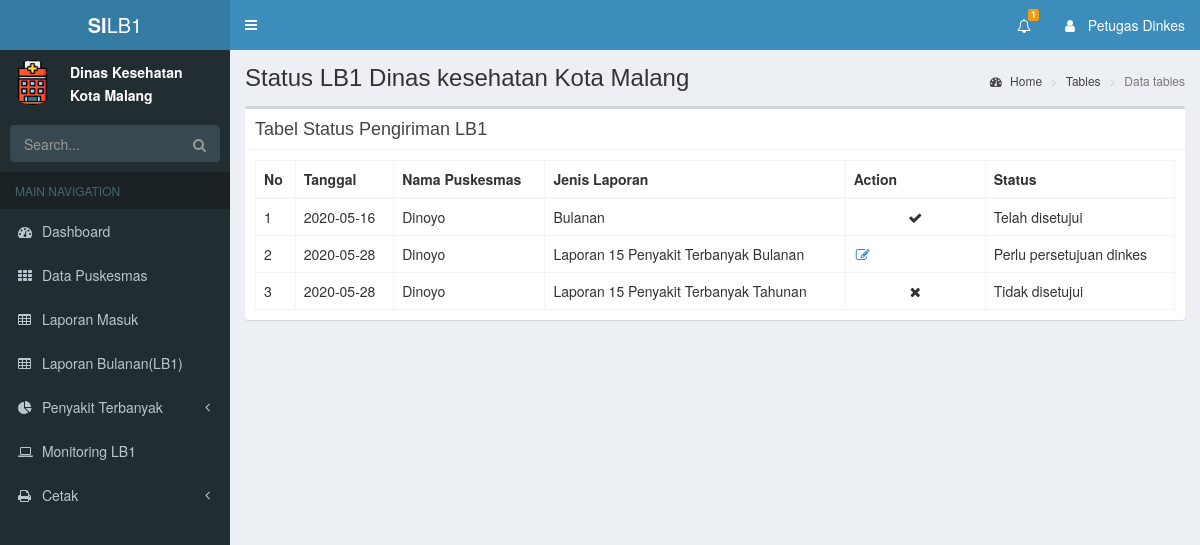
The page /index.php/dinkes/laporanDinkes on the database its author committed.
### tables this page shows
CREATE TABLE `detail_laporan` (
  `id_laporan` int(10) NOT NULL,
  `id_jp` int(10) NOT NULL,
  `jenis_laporan` varchar(100) NOT NULL,
  `nama_puskesmas` varchar(100) NOT NULL,
  `status` int(10) NOT NULL,
  `tanggal` date NOT NULL,
  `datalb1` text NOT NULL,
  `ket` text NOT NULL,
  `pesan` int(10) NOT NULL,
  `waktu` time NOT NULL
);

### application/controllers/Dinkes.php (called while the page is built, shortened)
<?php
class Dinkes extends CI_Controller{
    function __construct(){
      $this->load->helper('url');
      $this->load->model('M_Data_Puskesmas');
      $this->load->model('M_Dinkes');
      $this->load->model('DataLB1_model');
      $this->load->helper(array('form', 'url'));
    }
    public function header()
    {
      $result = $this->M_Dinkes->notif();
      $data['notif'] = count($result);
      $data['data_notif'] = $result;
      $this->load->view('header/d_header', $data);
    }
    public function laporanDinkes()
    {
      $data['status'] = $this->M_Dinkes->tampilLB();
      $this->load->view('dinkes/laporan_masukdinkes', $data);
      $this->load->view('footer/d_footer');
    }
}

### index.php (called while the page is built, shortened)
<?php
require_once BASEPATH.'core/CodeIgniter.php';

### application/models/M_Dinkes.php (called while the page is built, shortened)
<?php
class M_Dinkes extends CI_Model{
    public function tampilLB()
    {
        $this->db->select('*');
        $this->db->from('detail_laporan');
        $this->db->where("status BETWEEN 2 AND 4");
        $query = $this->db->get();
        return $query->result();
    }
    public function notif()
    {
        $this->db->where('status', 2);
        $result = $this->db->get('detail_laporan')->result_array();
        return $result;
    }
}

### application/views/dinkes/laporan_masukdinkes.php (the view)
<div class="content-wrapper">
  <section class="content-header">
    <h1>
      Status LB1 Dinas kesehatan Kota Malang
    </h1>
    <ol class="breadcrumb">
      <li><a href="#"><i class="fa fa-dashboard"></i> Home</a></li>
      <li><a href="#">Tables</a></li>
      <li class="active">Data tables</li>
    </ol>
  </section>
  <section class="content">
    <div class="row">
      <div class="col-xs-12">
      <div class="box">
          <div class="box-header with-border">
            <h3 class="box-title">Tabel Status Pengiriman LB1</h3>
          </div>
          <div class="box-body">
            <table class="table table-bordered">
              <thead>
              <tr>
                <th >No</th>
                <th >Tanggal</th>
                <th >Nama Puskesmas</th>
                <th >Jenis Laporan</th>
                <th style="width: 140px" >Action</th>
                <th >Status</th>
              </tr>
              </thead>
              <tbody>
              <?php $no =0; foreach ($status as $st ): $no++; ?>
              <tr>
                <td><?php echo $no?></td>
                <td><?php echo $st->tanggal?></td>
                <td><?php echo $st->nama_puskesmas?></td>
                <td><?php echo $st->jenis_laporan?>
                <?php if ($st->status == 4) { ?>
                  <td style="text-align: center;"><span class="fa fa-fw fa-times"></span></td>
                <?php }elseif ($st->status == 2 && $st->id_jp == 1 || $st->id_jp == 2 || $st->id_jp == 3 ) { ?>
                  <td><a class='fa fa-fw fa-edit' href="<?php echo site_url('dinkes/detailLBdinkes/' . $st->id_laporan);?>"><span class="menu-icon icon-edit"></span></a></td>
                <?php }elseif ($st->status == 2 && $st->id_jp == 4 ) { ?>
                  <td><a class='fa fa-fw fa-edit' href="<?php echo site_url('dinkes/detailPenyBulan/' . $st->id_laporan);?>"><span class="menu-icon icon-edit"></span></a></td>
                <?php }elseif ($st->status == 2 && $st->id_jp == 5) { ?>
                  <td ><a class='fa fa-fw fa-edit' href="<?php echo site_url('dinkes/detailPenyTri/' . $st->id_laporan);?>"><span class="menu-icon icon-edit"></span></a></td>
                <?php }elseif ($st->status == 2 && $st->id_jp == 6) { ?>
                <td><a class='fa fa-fw fa-edit' href="<?php echo site_url('dinkes/detailPenyThn/' . $st->id_laporan);?>"><span class="menu-icon icon-edit"></span></a></td>
                <?php }elseif ($st->status == 3 ) { ?>
                  <td style="text-align: center;"><span class="fa fa-fw fa-check"></span></td>
                <?php } ?>
                <td>
                  <?php if ($st->status == 2) {
                          echo "Perlu persetujuan dinkes";
                        }else if ($st->status == 1 || $st->status == 0) {
                          echo "Belum dikirim";
                        }elseif ($st->status == 3) {
                          echo "Telah disetujui";
                        }elseif ($st->status == 4) {
                          echo "Tidak disetujui";
                        }
                  ?>
                </td>
              </tr>
              <?php endforeach;?>
              </tbody>
          </table>
          </div>
        </div>
      </div>
    </div>
  </section>
</div>

### rows shown on the page
detail_laporan: tanggal "2020-05-16", nama_puskesmas "Dinoyo", jenis_laporan "Bulanan", status 3 (drawn)
detail_laporan: tanggal "2020-05-28", nama_puskesmas "Dinoyo", jenis_laporan "Laporan 15 Penyakit Terbanyak Bulanan", status "Perlu persetujuan dinkes"
detail_laporan: tanggal "2020-05-28", nama_puskesmas "Dinoyo", jenis_laporan "Laporan 15 Penyakit Terbanyak Tahunan", status 4 (drawn)

### other values the page prints
$notif "1"
